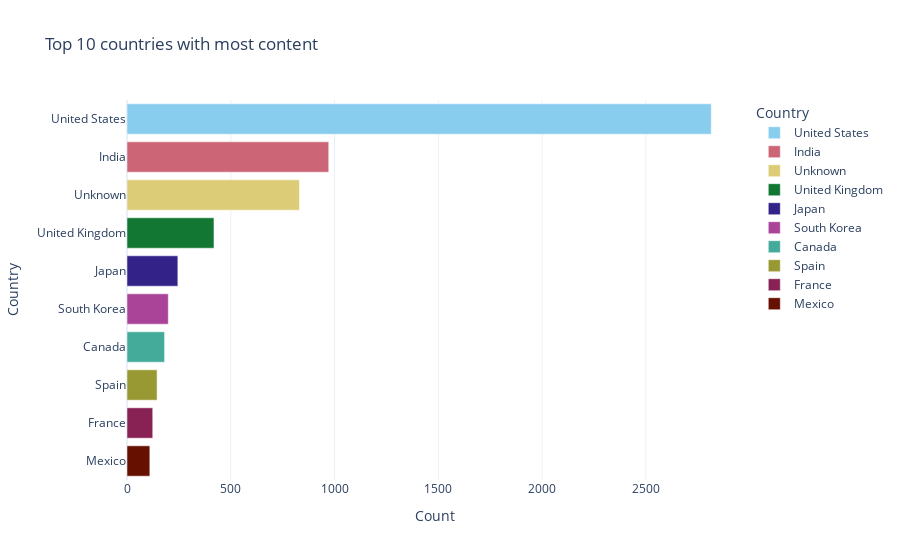

Notebook source saved alongside this figure:
### Code cell
# Calculate the top 10 countries with the most content
top_countries = df['country'].value_counts().nlargest(10).reset_index()
top_countries.columns = ['country', 'count']

fig = px.bar(top_countries, x='count', y='country', orientation='h',
             title='Top 10 countries with most content',
             labels={'count': 'Count', 'country': 'Country'},
             color='country',  # Differentiate colors by country
             color_discrete_sequence=px.colors.qualitative.Safe)  # Use a qualitative color sequence

fig.update_layout(
    yaxis=dict(title='Country'),
    xaxis=dict(title='Count'),
    template='plotly_white'
)
fig.show()

### Figure 1 — Plotly figure (JSON) as saved in the notebook; plotly's stock layout.template omitted (floating-point values rounded to 4 significant figures)
{"data": [{"alignmentgroup": "True", "hovertemplate": "Country=%{y}<br>Count=%{x}<extra></extra>", "legendgroup": "United States", "marker": {"color": "rgb(136, 204, 238)", "pattern": {"shape": ""}}, "name": "United States", "offsetgroup": "United States", "orientation": "h", "showlegend": true, "textposition": "auto", "type": "bar", "x": [2815], "xaxis": "x", "y": ["United States"], "yaxis": "y"}, {"alignmentgroup": "True", "hovertemplate": "Country=%{y}<br>Count=%{x}<extra></extra>", "legendgroup": "India", "marker": {"color": "rgb(204, 102, 119)", "pattern": {"shape": ""}}, "name": "India", "offsetgroup": "India", "orientation": "h", "showlegend": true, "textposition": "auto", "type": "bar", "x": [972], "xaxis": "x", "y": ["India"], "yaxis": "y"}, {"alignmentgroup": "True", "hovertemplate": "Country=%{y}<br>Count=%{x}<extra></extra>", "legendgroup": "Unknown", "marker": {"color": "rgb(221, 204, 119)", "pattern": {"shape": ""}}, "name": "Unknown", "offsetgroup": "Unknown", "orientation": "h", "showlegend": true, "textposition": "auto", "type": "bar", "x": [831], "xaxis": "x", "y": ["Unknown"], "yaxis": "y"}, {"alignmentgroup": "True", "hovertemplate": "Country=%{y}<br>Count=%{x}<extra></extra>", "legendgroup": "United Kingdom", "marker": {"color": "rgb(17, 119, 51)", "pattern": {"shape": ""}}, "name": "United Kingdom", "offsetgroup": "United Kingdom", "orientation": "h", "showlegend": true, "textposition": "auto", "type": "bar", "x": [419], "xaxis": "x", "y": ["United Kingdom"], "yaxis": "y"}, {"alignmentgroup": "True", "hovertemplate": "Country=%{y}<br>Count=%{x}<extra></extra>", "legendgroup": "Japan", "marker": {"color": "rgb(51, 34, 136)", "pattern": {"shape": ""}}, "name": "Japan", "offsetgroup": "Japan", "orientation": "h", "showlegend": true, "textposition": "auto", "type": "bar", "x": [245], "xaxis": "x", "y": ["Japan"], "yaxis": "y"}, {"alignmentgroup": "True", "hovertemplate": "Country=%{y}<br>Count=%{x}<extra></extra>", "legendgroup": "South Korea", "marker": {"color": "rgb(170, 68, 153)", "pattern": {"shape": ""}}, "name": "South Korea", "offsetgroup": "South Korea", "orientation": "h", "showlegend": true, "textposition": "auto", "type": "bar", "x": [199], "xaxis": "x", "y": ["South Korea"], "yaxis": "y"}, {"alignmentgroup": "True", "hovertemplate": "Country=%{y}<br>Count=%{x}<extra></extra>", "legendgroup": "Canada", "marker": {"color": "rgb(68, 170, 153)", "pattern": {"shape": ""}}, "name": "Canada", "offsetgroup": "Canada", "orientation": "h", "showlegend": true, "textposition": "auto", "type": "bar", "x": [181], "xaxis": "x", "y": ["Canada"], "yaxis": "y"}, {"alignmentgroup": "True", "hovertemplate": "Country=%{y}<br>Count=%{x}<extra></extra>", "legendgroup": "Spain", "marker": {"color": "rgb(153, 153, 51)", "pattern": {"shape": ""}}, "name": "Spain", "offsetgroup": "Spain", "orientation": "h", "showlegend": true, "textposition": "auto", "type": "bar", "x": [145], "xaxis": "x", "y": ["Spain"], "yaxis": "y"}, {"alignmentgroup": "True", "hovertemplate": "Country=%{y}<br>Count=%{x}<extra></extra>", "legendgroup": "France", "marker": {"color": "rgb(136, 34, 85)", "pattern": {"shape": ""}}, "name": "France", "offsetgroup": "France", "orientation": "h", "showlegend": true, "textposition": "auto", "type": "bar", "x": [124], "xaxis": "x", "y": ["France"], "yaxis": "y"}, {"alignmentgroup": "True", "hovertemplate": "Country=%{y}<br>Count=%{x}<extra></extra>", "legendgroup": "Mexico", "marker": {"color": "rgb(102, 17, 0)", "pattern": {"shape": ""}}, "name": "Mexico", "offsetgroup": "Mexico", "orientation": "h", "showlegend": true, "textposition": "auto", "type": "bar", "x": [110], "xaxis": "x", "y": ["Mexico"], "yaxis": "y"}], "layout": {"barmode": "relative", "legend": {"title": {"text": "Country"}, "tracegroupgap": 0}, "title": {"text": "Top 10 countries with most content"}, "xaxis": {"anchor": "y", "domain": [0, 1], "title": {"text": "Count"}}, "yaxis": {"anchor": "x", "categoryarray": ["Mexico", "France", "Spain", "Canada", "South Korea", "Japan", "United Kingdom", "Unknown", "India", "United States"], "categoryorder": "array", "domain": [0, 1], "title": {"text": "Country"}}}}
